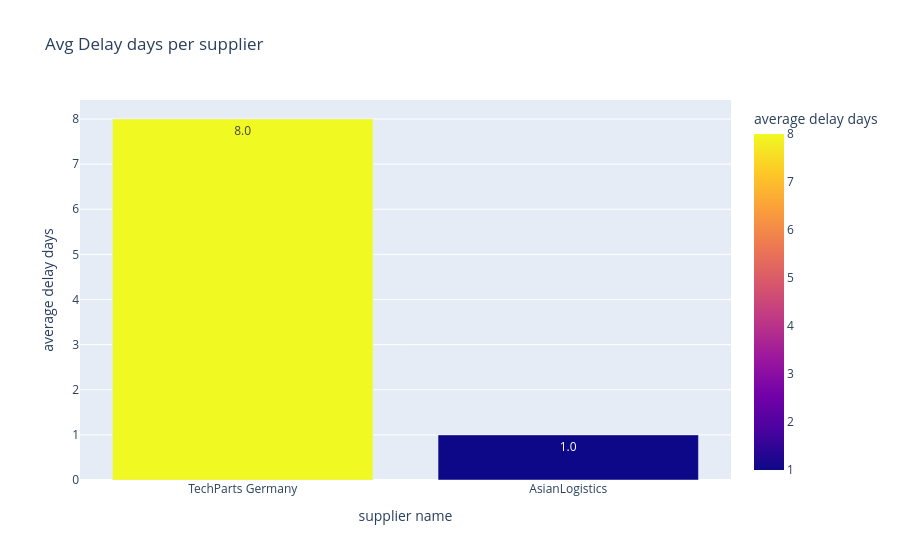

Notebook cell for this chart:
### Markdown cell above
## Supply Chain Analysis - Vendor Delays

### Code cell
fig_delays = px.bar(
    vendor_report,
    x = 'supplier_name',
    y = 'average_delay',
    title='Avg Delay days per supplier',
    labels={'supplier_name': 'supplier name', 'average_delay': 'average delay days'},
    color='average_delay',
    text_auto='.1f'
)

fig_delays.update_layout()
fig_delays.show()

### Figure 1 — Plotly figure (JSON) as saved in the notebook; plotly's stock layout.template omitted (floating-point values rounded to 4 significant figures)
{"data": [{"hovertemplate": "supplier name=%{x}<br>average delay days=%{marker.color}<extra></extra>", "legendgroup": "", "marker": {"color": [8.0, 1.0], "coloraxis": "coloraxis", "pattern": {"shape": ""}}, "name": "", "orientation": "v", "showlegend": false, "textposition": "auto", "texttemplate": "%{y:.1f}", "type": "bar", "x": ["TechParts Germany", "AsianLogistics"], "xaxis": "x", "y": [8.0, 1.0], "yaxis": "y"}], "layout": {"barmode": "relative", "coloraxis": {"colorbar": {"title": {"text": "average delay days"}}, "colorscale": [[0, "#0d0887"], [0.1111, "#46039f"], [0.2222, "#7201a8"], [0.3333, "#9c179e"], [0.4444, "#bd3786"], [0.5556, "#d8576b"], [0.6667, "#ed7953"], [0.7778, "#fb9f3a"], [0.8889, "#fdca26"], [1, "#f0f921"]]}, "legend": {"tracegroupgap": 0}, "title": {"text": "Avg Delay days per supplier"}, "xaxis": {"anchor": "y", "domain": [0, 1], "title": {"text": "supplier name"}}, "yaxis": {"anchor": "x", "domain": [0, 1], "title": {"text": "average delay days"}}}}
